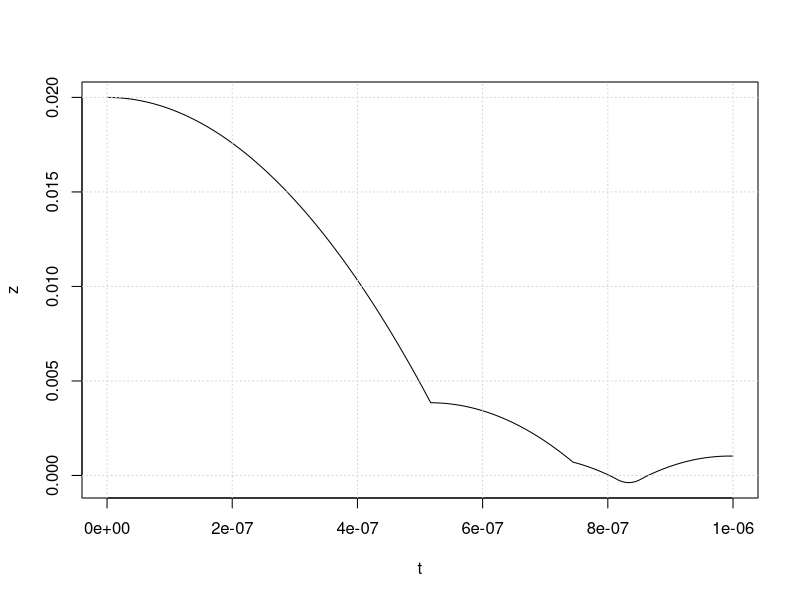
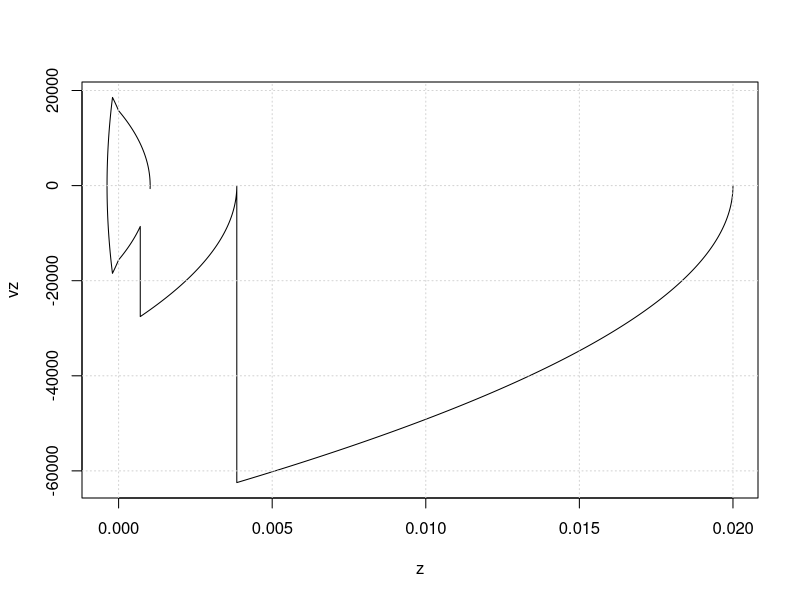
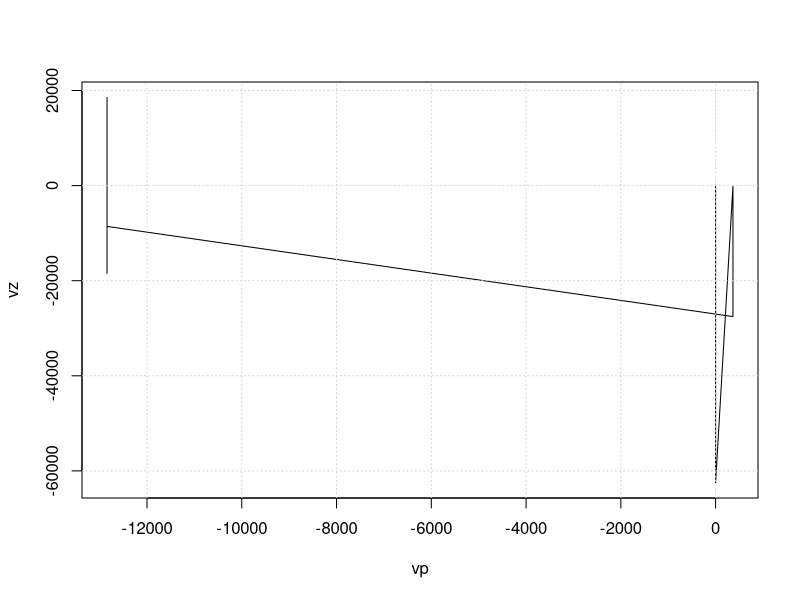

Source code (R) for these figures, in order:
traj <- read.csv("trajectory.csv", header=TRUE, colClasses = c("numeric","numeric","numeric","numeric"))
colnames(traj) <- c("t","z","vz","vp")

plot(with(traj, z ~ t), type = "l"); grid()
plot(with(traj, vz ~ z), type = "l"); grid()
plot(with(traj, vz ~ vp), type = "l"); grid()



